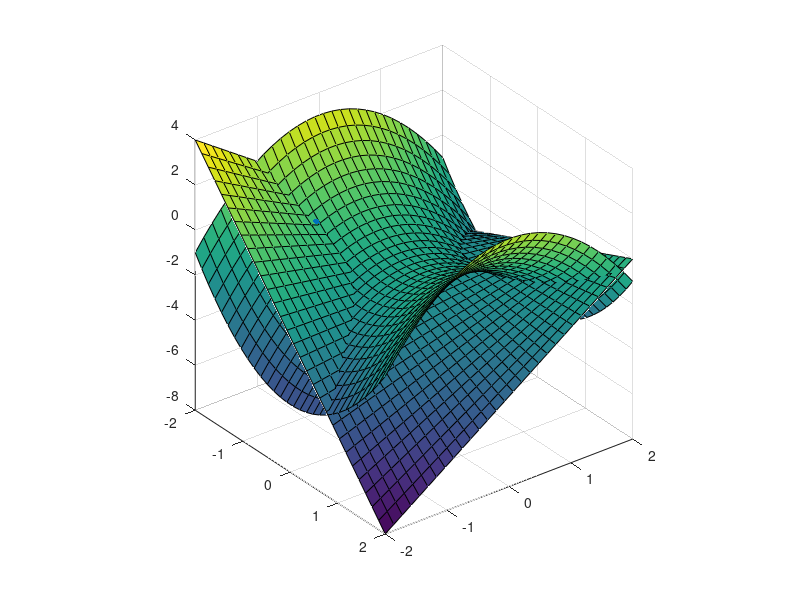

Recreate this plot in MATLAB. (Note: this script raises an error after producing the figure.)
x0 = [-0.5; -0.5];

solved = false;
while ~solved
    F = @(x0) [x0(1)*x0(2) - x0(1) - 2; x0(1)^2 - x0(2)^2 - 1];
    J = @(x0) [x0(2) - 1, x0(1); 2*x0(1), - 2*x0(2) ];
    x0 = x0 - J(x0)\F(x0);
    if (abs(F(x0)) < 0.001)
        solved = true;
    end
end

[x1,x2] = meshgrid(linspace(-2,2,30));

surf(x1, x2, x1.*x2 - x1 - 2);
hold on
surf(x1, x2, x1.^2 - x2.^2 - 1);
scatter3(x0(1),x0(2),x0(1)*x0(2) - x0(1) - 2, 'red', 'filled')
camorbit(90,0)
hold off

format shortg;
annotation("textarrow", [0.6 0.35], [0.8 0.63], 'String', round(x0,3));
xlabel('x1');
ylabel('x2');
zlabel('f(x1,x2)');
title('Rozwiązanie układu nieliniowego metodą Newtona');
grid on;
